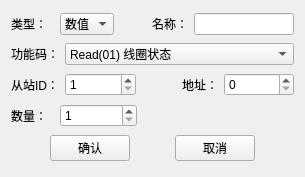
<?xml version="1.0" encoding="UTF-8"?>
<ui version="4.0">
 <class>Frame</class>
 <widget class="QFrame" name="Frame">
  <property name="geometry">
   <rect>
    <x>0</x>
    <y>0</y>
    <width>305</width>
    <height>177</height>
   </rect>
  </property>
  <property name="sizePolicy">
   <sizepolicy hsizetype="Expanding" vsizetype="Preferred">
    <horstretch>0</horstretch>
    <verstretch>0</verstretch>
   </sizepolicy>
  </property>
  <property name="windowTitle">
   <string>Frame</string>
  </property>
  <layout class="QVBoxLayout" name="verticalLayout">
   <item>
    <layout class="QHBoxLayout" name="horizontalLayout">
     <item>
      <widget class="QLabel" name="label_6">
       <property name="text">
        <string>类型：  </string>
       </property>
      </widget>
     </item>
     <item>
      <widget class="QComboBox" name="comboBox">
       <property name="sizePolicy">
        <sizepolicy hsizetype="Expanding" vsizetype="Fixed">
         <horstretch>0</horstretch>
         <verstretch>0</verstretch>
        </sizepolicy>
       </property>
       <item>
        <property name="text">
         <string>数值</string>
        </property>
       </item>
       <item>
        <property name="text">
         <string>字符</string>
        </property>
       </item>
       <item>
        <property name="text">
         <string>点</string>
        </property>
       </item>
       <item>
        <property name="text">
         <string>列表</string>
        </property>
       </item>
       <item>
        <property name="text">
         <string>图像</string>
        </property>
       </item>
       <item>
        <property name="text">
         <string>跟随</string>
        </property>
       </item>
      </widget>
     </item>
     <item>
      <spacer name="horizontalSpacer_5">
       <property name="orientation">
        <enum>Qt::Horizontal</enum>
       </property>
       <property name="sizeHint" stdset="0">
        <size>
         <width>40</width>
         <height>20</height>
        </size>
       </property>
      </spacer>
     </item>
     <item>
      <widget class="QLabel" name="label">
       <property name="sizePolicy">
        <sizepolicy hsizetype="Fixed" vsizetype="Preferred">
         <horstretch>0</horstretch>
         <verstretch>0</verstretch>
        </sizepolicy>
       </property>
       <property name="text">
        <string>名称：</string>
       </property>
      </widget>
     </item>
     <item>
      <widget class="QLineEdit" name="lineEdit_4"/>
     </item>
    </layout>
   </item>
   <item>
    <layout class="QHBoxLayout" name="horizontalLayout_2">
     <item>
      <widget class="QLabel" name="label_2">
       <property name="sizePolicy">
        <sizepolicy hsizetype="Fixed" vsizetype="Preferred">
         <horstretch>0</horstretch>
         <verstretch>0</verstretch>
        </sizepolicy>
       </property>
       <property name="text">
        <string>功能码：</string>
       </property>
      </widget>
     </item>
     <item>
      <widget class="QComboBox" name="comboBox_3">
       <item>
        <property name="text">
         <string>Read(01) 线圈状态</string>
        </property>
       </item>
       <item>
        <property name="text">
         <string>Read(02) 输入状态</string>
        </property>
       </item>
       <item>
        <property name="text">
         <string>Read(03) 保持寄存器</string>
        </property>
       </item>
       <item>
        <property name="text">
         <string>Read(04) 输入寄存器</string>
        </property>
       </item>
       <item>
        <property name="text">
         <string>Read(05） 单线圈</string>
        </property>
       </item>
       <item>
        <property name="text">
         <string>Read(06) 单寄存器</string>
        </property>
       </item>
       <item>
        <property name="text">
         <string>Read(15) 多线圈</string>
        </property>
       </item>
       <item>
        <property name="text">
         <string>Read(16) 多寄存器</string>
        </property>
       </item>
      </widget>
     </item>
    </layout>
   </item>
   <item>
    <layout class="QHBoxLayout" name="horizontalLayout_3">
     <item>
      <widget class="QLabel" name="label_3">
       <property name="sizePolicy">
        <sizepolicy hsizetype="Preferred" vsizetype="Preferred">
         <horstretch>0</horstretch>
         <verstretch>0</verstretch>
        </sizepolicy>
       </property>
       <property name="minimumSize">
        <size>
         <width>0</width>
         <height>0</height>
        </size>
       </property>
       <property name="text">
        <string>从站ID：</string>
       </property>
      </widget>
     </item>
     <item>
      <widget class="QSpinBox" name="spinBox_3">
       <property name="sizePolicy">
        <sizepolicy hsizetype="Expanding" vsizetype="Fixed">
         <horstretch>0</horstretch>
         <verstretch>0</verstretch>
        </sizepolicy>
       </property>
       <property name="minimum">
        <number>1</number>
       </property>
      </widget>
     </item>
     <item>
      <spacer name="horizontalSpacer_6">
       <property name="orientation">
        <enum>Qt::Horizontal</enum>
       </property>
       <property name="sizeType">
        <enum>QSizePolicy::Preferred</enum>
       </property>
       <property name="sizeHint" stdset="0">
        <size>
         <width>40</width>
         <height>20</height>
        </size>
       </property>
      </spacer>
     </item>
     <item>
      <widget class="QLabel" name="label_4">
       <property name="sizePolicy">
        <sizepolicy hsizetype="Fixed" vsizetype="Preferred">
         <horstretch>0</horstretch>
         <verstretch>0</verstretch>
        </sizepolicy>
       </property>
       <property name="text">
        <string>地址：</string>
       </property>
      </widget>
     </item>
     <item>
      <widget class="QSpinBox" name="spinBox_2">
       <property name="sizePolicy">
        <sizepolicy hsizetype="Expanding" vsizetype="Fixed">
         <horstretch>0</horstretch>
         <verstretch>0</verstretch>
        </sizepolicy>
       </property>
       <property name="minimum">
        <number>0</number>
       </property>
       <property name="value">
        <number>0</number>
       </property>
      </widget>
     </item>
    </layout>
   </item>
   <item>
    <layout class="QHBoxLayout" name="horizontalLayout_4">
     <item>
      <widget class="QLabel" name="label_5">
       <property name="text">
        <string>数量：  </string>
       </property>
      </widget>
     </item>
     <item>
      <widget class="QSpinBox" name="spinBox">
       <property name="sizePolicy">
        <sizepolicy hsizetype="Expanding" vsizetype="Fixed">
         <horstretch>0</horstretch>
         <verstretch>0</verstretch>
        </sizepolicy>
       </property>
       <property name="minimum">
        <number>1</number>
       </property>
      </widget>
     </item>
     <item>
      <spacer name="horizontalSpacer_7">
       <property name="orientation">
        <enum>Qt::Horizontal</enum>
       </property>
       <property name="sizeType">
        <enum>QSizePolicy::Preferred</enum>
       </property>
       <property name="sizeHint" stdset="0">
        <size>
         <width>80</width>
         <height>20</height>
        </size>
       </property>
      </spacer>
     </item>
     <item>
      <spacer name="horizontalSpacer_4">
       <property name="orientation">
        <enum>Qt::Horizontal</enum>
       </property>
       <property name="sizeType">
        <enum>QSizePolicy::Expanding</enum>
       </property>
       <property name="sizeHint" stdset="0">
        <size>
         <width>40</width>
         <height>20</height>
        </size>
       </property>
      </spacer>
     </item>
    </layout>
   </item>
   <item>
    <layout class="QHBoxLayout" name="horizontalLayout_5">
     <item>
      <spacer name="horizontalSpacer">
       <property name="orientation">
        <enum>Qt::Horizontal</enum>
       </property>
       <property name="sizeHint" stdset="0">
        <size>
         <width>40</width>
         <height>20</height>
        </size>
       </property>
      </spacer>
     </item>
     <item>
      <widget class="QPushButton" name="pushButton">
       <property name="text">
        <string>确认</string>
       </property>
      </widget>
     </item>
     <item>
      <spacer name="horizontalSpacer_3">
       <property name="orientation">
        <enum>Qt::Horizontal</enum>
       </property>
       <property name="sizeHint" stdset="0">
        <size>
         <width>40</width>
         <height>20</height>
        </size>
       </property>
      </spacer>
     </item>
     <item>
      <widget class="QPushButton" name="pushButton_2">
       <property name="minimumSize">
        <size>
         <width>0</width>
         <height>0</height>
        </size>
       </property>
       <property name="maximumSize">
        <size>
         <width>105</width>
         <height>16777215</height>
        </size>
       </property>
       <property name="text">
        <string>取消</string>
       </property>
      </widget>
     </item>
     <item>
      <spacer name="horizontalSpacer_2">
       <property name="orientation">
        <enum>Qt::Horizontal</enum>
       </property>
       <property name="sizeHint" stdset="0">
        <size>
         <width>40</width>
         <height>20</height>
        </size>
       </property>
      </spacer>
     </item>
    </layout>
   </item>
  </layout>
 </widget>
 <resources/>
 <connections/>
</ui>
